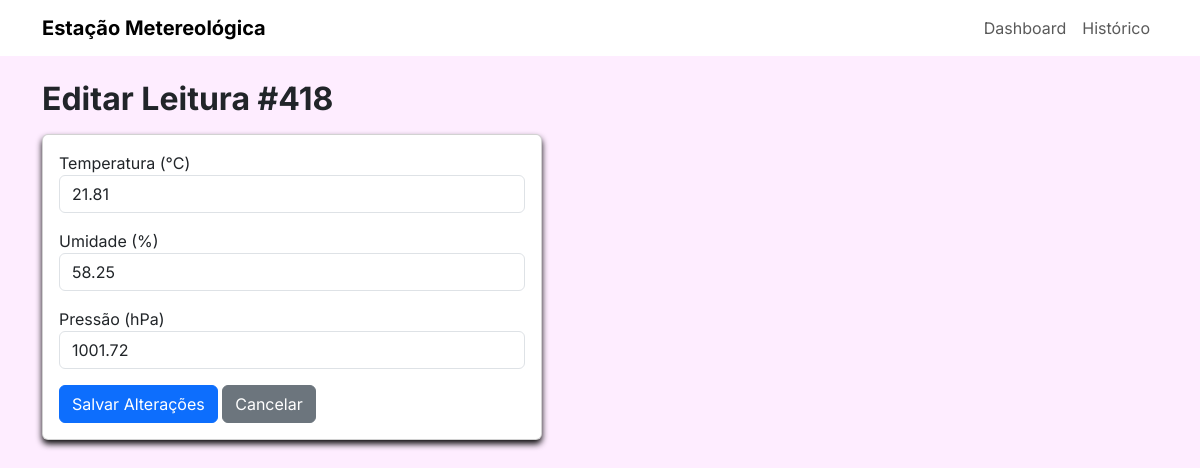
The page /editar/418 on the database its author committed.
### tables this page shows
CREATE TABLE leituras (
    id INTEGER PRIMARY KEY AUTOINCREMENT,
    temperatura REAL NOT NULL,
    umidade REAL NOT NULL,
    pressao REAL,
    localizacao TEXT DEFAULT 'Lab',
    timestamp DATETIME DEFAULT (datetime('now', 'localtime'))
);

### app.py (the view)
@app.route('/editar/<int:id>', methods=['GET'])
def editar_page(id):
    leitura = database.buscar_leitura(id)
    if not leitura:
        return "Leitura não encontrada", 404
    return render_template('editar.html', leitura=leitura)

### database.py (called while the page is built)
def get_db_connection():
    conn = sqlite3.connect(DB_PATH, timeout=10)
    conn.execute('PRAGMA journal_mode=WAL')
    conn.execute('PRAGMA busy_timeout=5000')
    conn.row_factory = sqlite3.Row
    return conn

def buscar_leitura(id):
    conn = get_db_connection()
    leitura = conn.execute('SELECT * FROM leituras WHERE id = ?', (id,)).fetchone()
    conn.close()
    return dict(leitura) if leitura else None

### templates/editar.html
{% extends 'base.html' %}
{% block content %}
<h2>Editar Leitura #{{ leitura.id }}</h2>
<div class="card mt-3" style="max-width: 500px;">
    <div class="card-body">
        <form id="formEditar" onsubmit="atualizarLeitura(event, {{ leitura.id }})">
            <div class="mb-3">
                <label>Temperatura (°C)</label>
                <input type="number" step="0.01" class="form-control" id="temp" value="{{ leitura.temperatura }}" required>
            </div>
            <div class="mb-3">
                <label>Umidade (%)</label>
                <input type="number" step="0.01" class="form-control" id="umid" value="{{ leitura.umidade }}" required>
            </div>
            <div class="mb-3">
                <label>Pressão (hPa)</label>
                <input type="number" step="0.01" class="form-control" id="press" value="{{ leitura.pressao or '' }}">
            </div>
            <button type="submit" class="btn btn-primary">Salvar Alterações</button>
            <a href="/historico" class="btn btn-secondary">Cancelar</a>
        </form>
    </div>
</div>
{% endblock %}

### static/css/style.css (style rules this page uses)
body { background-color: #feedff; font-family: 'Inter', sans-serif; -webkit-font-smoothing: antialiased; }
h2, .card-header, .navbar-brand { font-family: 'Inter', sans-serif; font-weight: 700; }
.card { box-shadow: 0 4px 6px rgba(0, 0, 0, 0.949); }

### rows shown on the page
leituras: id "418", temperatura "21.81", umidade "58.25", pressao "1001.72"
